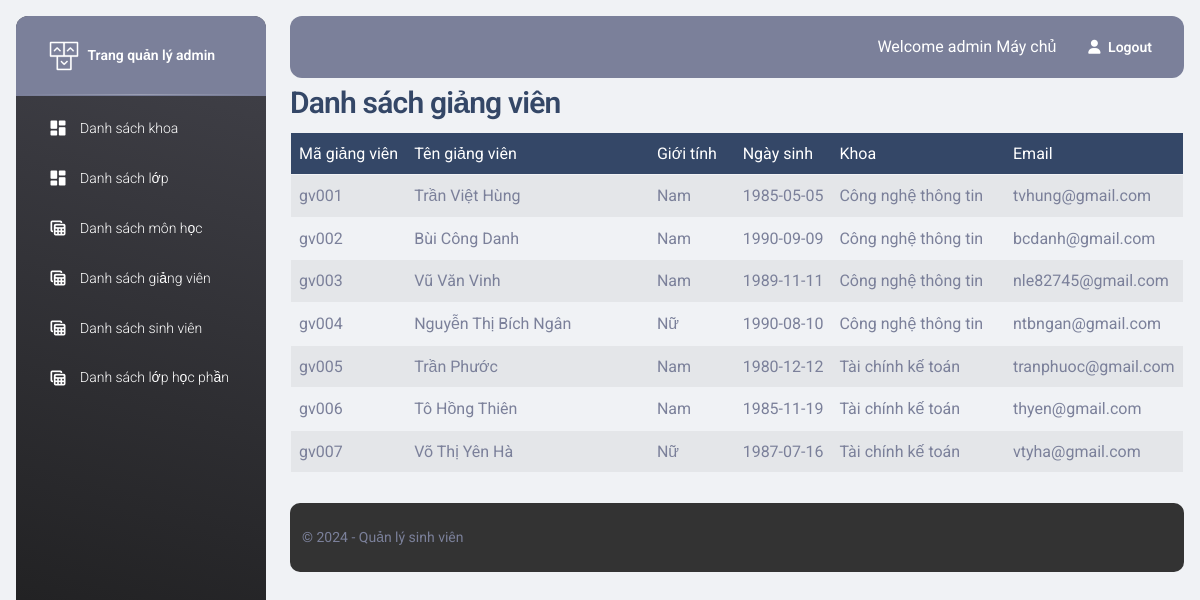
The app's page /qldiemsinhvien/admin/teacher_index.php (signed in) with its own data.
### tables this page shows
CREATE TABLE `teacher` (
  `teacher_id` varchar(10) NOT NULL,
  `major_id` int(10) NOT NULL
);

CREATE TABLE `user` (
  `username` varchar(10) NOT NULL,
  `password` varchar(255) NOT NULL,
  `name` varchar(255) NOT NULL,
  `gender` varchar(10) NOT NULL,
  `dateofbirth` date NOT NULL,
  `email` varchar(255) NOT NULL,
  `role` varchar(255) NOT NULL,
  `token` varchar(255) DEFAULT NULL
);

CREATE TABLE `major` (
  `major_id` int(10) NOT NULL,
  `major_name` varchar(255) NOT NULL
);

### qldiemsinhvien/class/Db.php (called while the page is built, shortened)
<?php
class Db {
    public static $conn = null;
    function __construct()
    {
        Db::$conn = new PDO('mysql:host=' . HOST . '; dbname=' . DB, U, P);
        Db::$conn->query('set names utf8');
    }
    function selectQuery($sql, $params=[]) {
        $stm = Db::$conn->prepare($sql);
        $stm->execute($params);
        return $stm->fetchAll(PDO::FETCH_OBJ);
    }
}

### qldiemsinhvien/class/teacher.php (called while the page is built, shortened)
<?php
class teacher extends Db {
    function all() {
        $sql = "select * from teacher, user, major
                where teacher.teacher_id = user.username
                and teacher.major_id = major.major_id";
        return $this->selectQuery($sql);
    }
}

### qldiemsinhvien/admin/teacher_index.php (the view, shortened to what this page needs)
<?php
$teacher = new teacher();
$data = $teacher->all();
?>
<?php include '../admin/includes/header.php' ?>
<body class="g-sidenav-show  bg-gray-200">
<?php include '../admin/includes/aside.php' ?>
<main class="main-content position-relative max-height-vh-100 h-100 border-radius-lg ">
<?php include '../admin/includes/nav_top.php' ?>
<div class="container-fluid py-1 px-3">
    <h3>Danh sách giảng viên</h3>
    <table border="1" id="table" class="table table-striped">
        <thead class="table-dark">
            <tr>
                <td style="width: 10%">Mã giảng viên</td>
                <td style="width: 30%">Tên giảng viên</td>
                <td style="width: 10%">Giới tính</td>
                <td style="width: 10%">Ngày sinh</td>
                <td style="width: 20%">Khoa</td>
                <td style="width: 20%">Email</td>
            </tr>
        </thead>
        <tbody>
        <?php
            foreach($data as $item) {
                ?>
                <tr>
                    <td><?php echo $item->teacher_id ?></td>
                    <td><?php echo $item->name ?></td>
                    <td><?php echo $item->gender ?></td>
                    <td><?php echo $item->dateofbirth ?></td>
                    <td><?php echo $item->major_name ?></td>
                    <td><?php echo $item->email ?></td>
                </tr>
                <?php
            }
            ?>
        </tbody>
    </table>
</div>
<?php include '../admin/includes/footer.php' ?>

### qldiemsinhvien/admin/includes/header.php (style rules this page uses)
body { display: flex; flex-direction: column; min-height: 100vh; margin: 0; }
main { flex: 1; }

### records on screen
teacher: teacher_id "gv001", teacher_id.name "Trần Việt Hùng", teacher_id.gender "Nam", teacher_id.dateofbirth "1985-05-05", major.major_name "Công nghệ thông tin", teacher_id.email "tvhung@gmail.com"
teacher: teacher_id "gv002", teacher_id.name "Bùi Công Danh", teacher_id.gender "Nam", teacher_id.dateofbirth "1990-09-09", major.major_name "Công nghệ thông tin", teacher_id.email "bcdanh@gmail.com"
teacher: teacher_id "gv003", teacher_id.name "Vũ Văn Vinh", teacher_id.gender "Nam", teacher_id.dateofbirth "1989-11-11", major.major_name "Công nghệ thông tin", teacher_id.email "nle82745@gmail.com"
teacher: teacher_id "gv004", teacher_id.name "Nguyễn Thị Bích Ngân", teacher_id.gender "Nữ", teacher_id.dateofbirth "1990-08-10", major.major_name "Công nghệ thông tin", teacher_id.email "ntbngan@gmail.com"
teacher: teacher_id "gv005", teacher_id.name "Trần Phước", teacher_id.gender "Nam", teacher_id.dateofbirth "1980-12-12", major.major_name "Tài chính kế toán", teacher_id.email "tranphuoc@gmail.com"
teacher: teacher_id "gv006", teacher_id.name "Tô Hồng Thiên", teacher_id.gender "Nam", teacher_id.dateofbirth "1985-11-19", major.major_name "Tài chính kế toán", teacher_id.email "thyen@gmail.com"
teacher: teacher_id "gv007", teacher_id.name "Võ Thị Yên Hà", teacher_id.gender "Nữ", teacher_id.dateofbirth "1987-07-16", major.major_name "Tài chính kế toán", teacher_id.email "vtyha@gmail.com"

### other values on screen
$_SESSION['login'][2] "Máy chủ"
